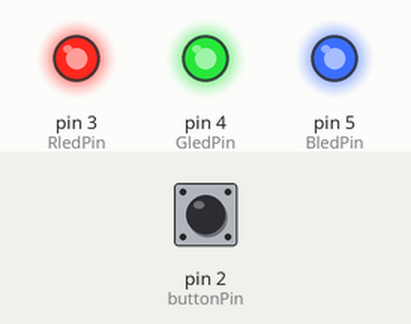
Recording of a sketch running on a simulated Arduino Uno, built with avr-gcc and run on an emulated ATmega328P. Shown: output pins drawn as LEDs (lit = HIGH). Inputs (shaded band) come from the test bench; at power-on: pin 2 (buttonPin) LOW.

Above: at 1.2 s.
1.3 s: pin 2 (buttonPin) pulled HIGH for 0.15 s
At 1.37 s:
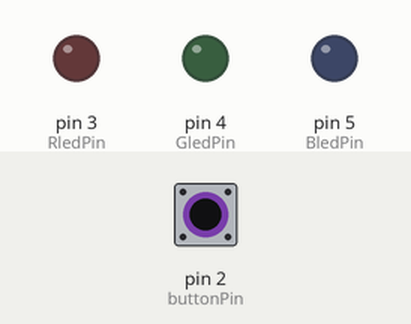
2.9 s: pin 2 (buttonPin) pulled HIGH for 3.2 s
At 7.2 s:
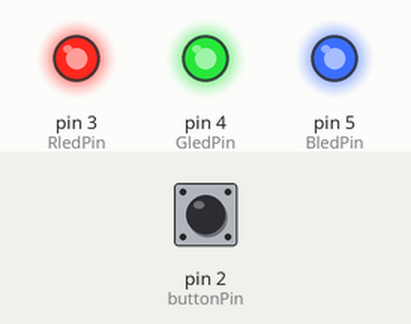
Timing chart, 0 to 8.7 s (numbered marks = the images above; inputs shaded):
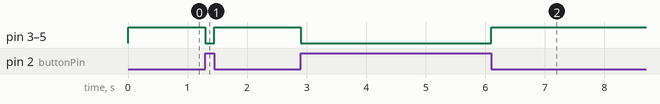

Measured:
- after the input at 1.3 s, pin 3 (RledPin), pin 4 (GledPin), pin 5 (BledPin): HIGH → LOW at once, → HIGH 0.15 s later
- after the input at 2.9 s, pin 3 (RledPin), pin 4 (GledPin), pin 5 (BledPin): HIGH → LOW at once, → HIGH 3.2 s later

The sketch:

ledidadidadi.ino
```cpp
const int buttonPin = 2;
const int RledPin = 3;
const int GledPin = 4;
const int BledPin = 5;

int buttonState = 0;
void setup(){
  pinMode(RledPin, OUTPUT);
  pinMode(GledPin, OUTPUT);
  pinMode(BledPin, OUTPUT);
  pinMode(buttonPin, INPUT);
}

void loop(){
  buttonState = digitalRead(buttonPin);
  if (buttonState == HIGH){
  digitalWrite(RledPin, LOW);
  digitalWrite(GledPin, LOW);
  digitalWrite(BledPin, LOW);
  }
  else {
    digitalWrite(RledPin, HIGH);
    digitalWrite(GledPin, HIGH);
    digitalWrite(BledPin, HIGH);
  }
}
```
